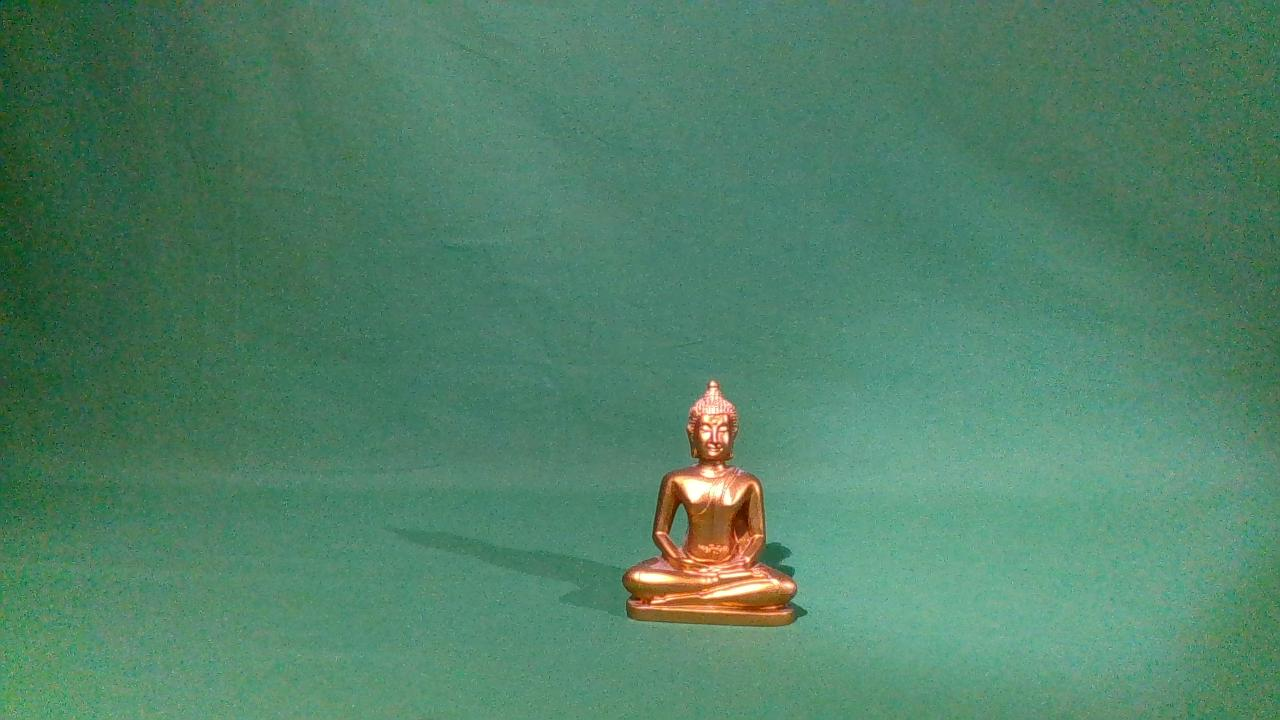
#> input picture images/buddha_colour.jpeg, 1280 x 720 px; its folder holds only this picture in this run
$ jupyter execute --allow-errors q4.ipynb
#> lines starting #> are read from the running program, lines starting #| are printed output that depends on the picture
# Augmentation Techniques from Scratch

[cell 1]
import os
import numpy as np
import cv2
from scipy.stats import pearsonr

## Defining the Techniques

### Saturation

[cell 2]
def adjust_saturation(image, saturation_factor):
    hsv_image = cv2.cvtColor(image, cv2.COLOR_BGR2HSV)
    hsv_image = hsv_image.astype(np.float32)
    h, s, v = cv2.split(hsv_image)
    s *= saturation_factor
    s = np.clip(s, 0, 255)
    hsv_image = cv2.merge([h, s, v])
    hsv_image = hsv_image.astype(np.uint8)
    adjusted_image = cv2.cvtColor(hsv_image, cv2.COLOR_HSV2BGR)

    return adjusted_image

### Contrast

[cell 3]

def adjust_contrast(image, factor):
    f_image = image.astype(np.float32)
    mean = np.mean(f_image, axis=(0, 1), keepdims=True)
    adjusted_image = mean + factor * (f_image - mean)
    adjusted_image = np.clip(adjusted_image, 0, 255).astype(np.uint8)

    return adjusted_image

### Brightness

[cell 4]
def adjust_brightness(image, brightness_factor):
    hsv_image = cv2.cvtColor(image, cv2.COLOR_BGR2HSV)
    h, s, v = cv2.split(hsv_image)
    v = np.clip(v * brightness_factor, 0, 255).astype(np.uint8)
    adjusted_hsv_image = cv2.merge([h, s, v])
    adjusted_image = cv2.cvtColor(adjusted_hsv_image, cv2.COLOR_HSV2BGR)

    return adjusted_image

### Flipping

[cell 5]
def flip_image(image, flip_type='horizontal'):
    if flip_type == 'horizontal':
        flipped_image = cv2.flip(image, 1)
    elif flip_type == 'vertical':
        flipped_image = cv2.flip(image, 0)
    else:
        raise ValueError("Invalid flip_type. Choose from 'horizontal' or 'vertical'.")

    return flipped_image

### Rotation

[cell 6]
def rotate_image(image, angle):
    original_height, original_width = image.shape[:2]
    center = (original_width // 2, original_height // 2)
    rotation_matrix = cv2.getRotationMatrix2D(center, angle, 1.0)
    rotated_image = cv2.warpAffine(image, rotation_matrix, (original_width, original_height))

    return rotated_image

### Translation

[cell 7]
def translate_image(image, tx, ty):
    original_height, original_width = image.shape[:2]
    translation_matrix = np.float32([[1, 0, tx], [0, 1, ty]])
    translated_image = cv2.warpAffine(image, translation_matrix, (original_width, original_height))

    return translated_image

## Applying Transformations

[cell 8]
def save_image(image, original_name, suffix, output_dir):
    base_name, ext = os.path.splitext(original_name)
    new_name = f"{base_name}_{suffix}{ext}"
    cv2.imwrite(os.path.join(output_dir, new_name), image)

input_dir = '../images'
output_dir = 'augmented_images'

image_files = [f for f in os.listdir(input_dir) if f.endswith(('.jpeg'))]

for image_file in image_files:
    image_path = os.path.join(input_dir, image_file)
    pixels = cv2.imread(image_path)
#> pixels is the input picture: shape (720, 1280, 3); mean B, G, R 104.2, 130.4, 80.6
    transformed_images = {}

    # Transformations
    transformed_images['saturated_0.5'] = adjust_saturation(pixels, 0.5)
#> in adjust_saturation, `hsv_image = cv2.cvtColor(image, cv2.COLOR_BGR2HSV)`: hsv_image: shape (720, 1280, 3); mean H, S, V 73.5, 104.9, 131.8
#> in adjust_saturation, `hsv_image = hsv_image.astype(np.float32)`: hsv_image: shape (720, 1280, 3) float32; mean H, S, V 73.4, 104.9, 131.8
#> in adjust_saturation, `hsv_image = cv2.merge([h, s, v])`: hsv_image: shape (720, 1280, 3) float32; mean H, S, V 73.4, 52.5, 131.8
#> in adjust_saturation, `hsv_image = hsv_image.astype(np.uint8)`: hsv_image: shape (720, 1280, 3); mean H, S, V 73.5, 52.2, 131.8
    transformed_images['saturated_1.5'] = adjust_saturation(pixels, 1.5)
#> in adjust_saturation (call 2), `hsv_image = cv2.merge([h, s, v])`: hsv_image: shape (720, 1280, 3) float32; mean H, S, V 73.4, 156.8, 131.8
#> in adjust_saturation (call 2), `hsv_image = hsv_image.astype(np.uint8)`: hsv_image: shape (720, 1280, 3); mean H, S, V 73.5, 156.6, 131.8
    transformed_images['flipped_horizontal'] = flip_image(pixels, 'horizontal')
    transformed_images['flipped_vertical'] = flip_image(pixels, 'vertical')
#> call 2 of flip_image, with flip_type = 'vertical'
#> in flip_image (call 2), `flipped_image = cv2.flip(image, 0)`:
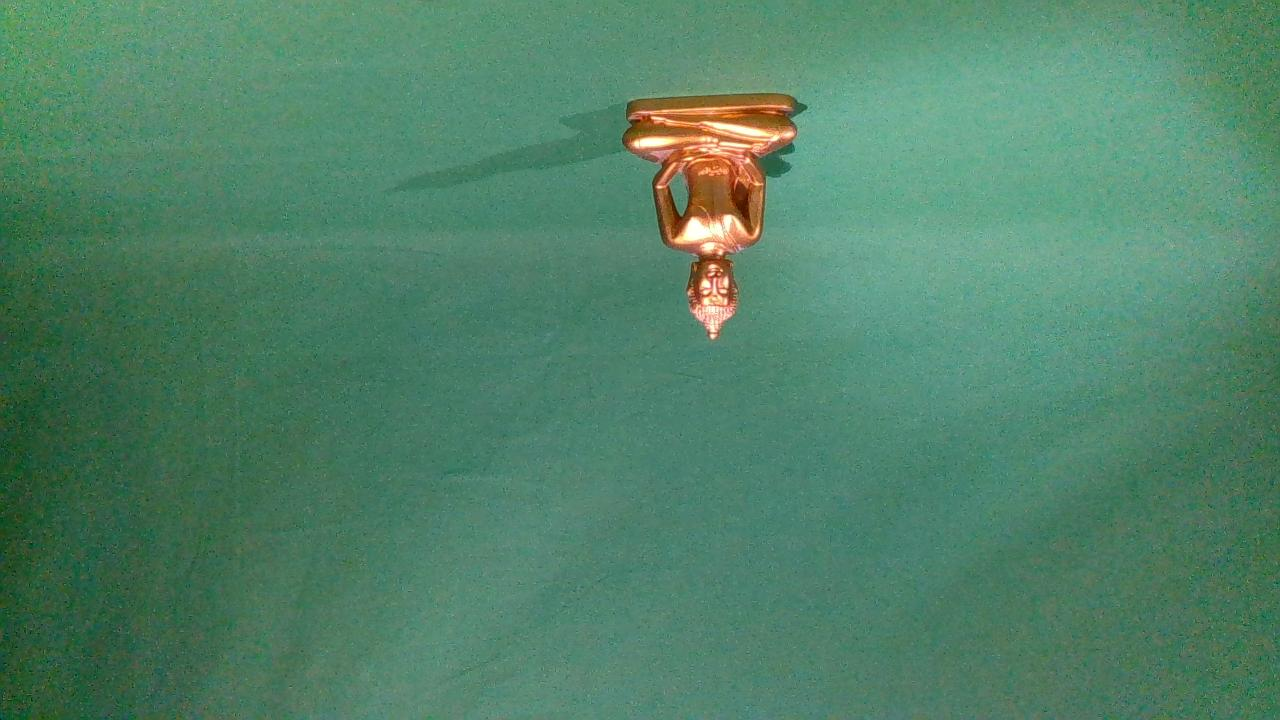
#> flipped_image: shape (720, 1280, 3); mean B, G, R 104.2, 130.4, 80.6
    transformed_images['contrast_0.5'] = adjust_contrast(pixels, 0.5)
#> in adjust_contrast, `mean = np.mean(f_image, axis=(0, 1), keepdims=True)`: mean = [[104.2, 130.4, 80.62]]
    transformed_images['contrast_2.0'] = adjust_contrast(pixels, 2.0)
    transformed_images['translated_10_20'] = translate_image(pixels, 10, 20)
    transformed_images['translated_30_50'] = translate_image(pixels, 30, 50)
    transformed_images['brightened_0.5'] = adjust_brightness(pixels, 0.5)
#> in adjust_brightness, `adjusted_hsv_image = cv2.merge([h, s, v])`: adjusted_hsv_image: shape (720, 1280, 3); mean H, S, V 73.5, 104.9, 65.6
    transformed_images['brightened_2.0'] = adjust_brightness(pixels, 2.0)
#> call 2 of adjust_brightness, with brightness_factor = 2
#> in adjust_brightness (call 2), `v = np.clip(v * brightness_factor, 0, 255).astype(np.uint8)`:
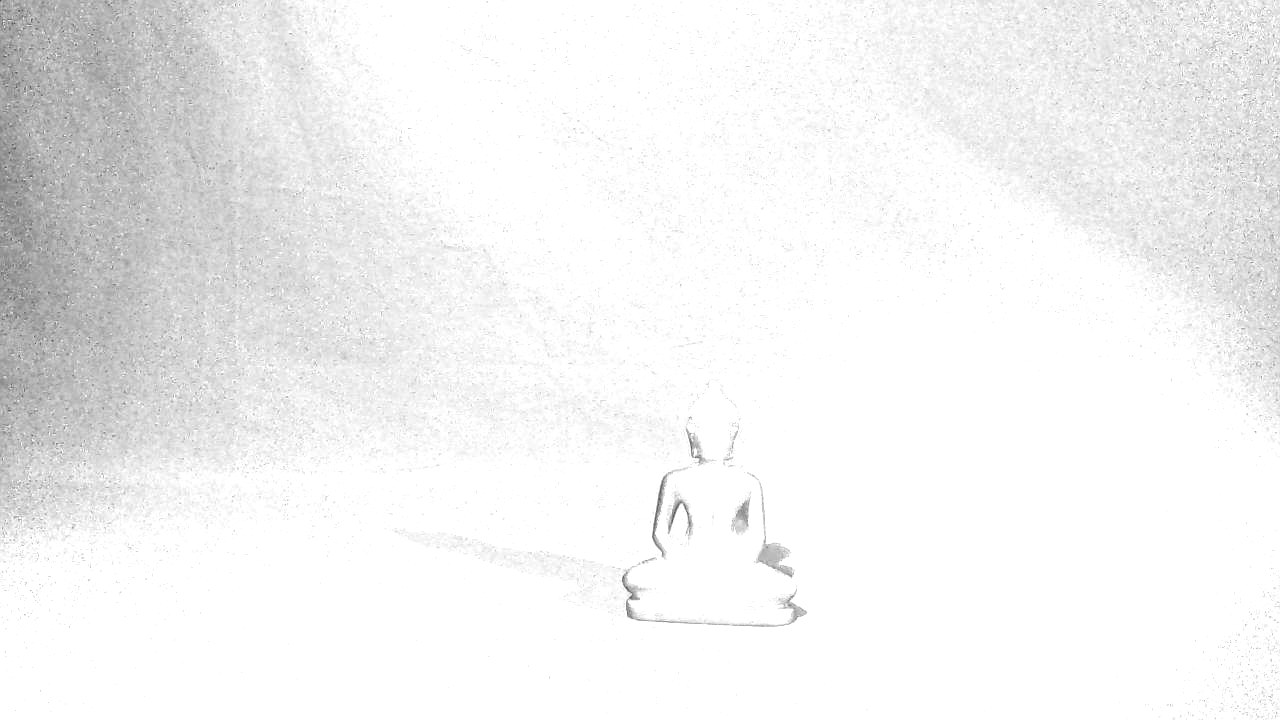
#> v: shape (720, 1280); min 78, max 255, mean 242.2
#> in adjust_brightness (call 2), `adjusted_hsv_image = cv2.merge([h, s, v])`: adjusted_hsv_image: shape (720, 1280, 3); mean H, S, V 73.5, 104.9, 242.2
#> in adjust_brightness (call 2), `adjusted_image = cv2.cvtColor(adjusted_hsv_image, cv2.COLOR_HSV2BGR)`:
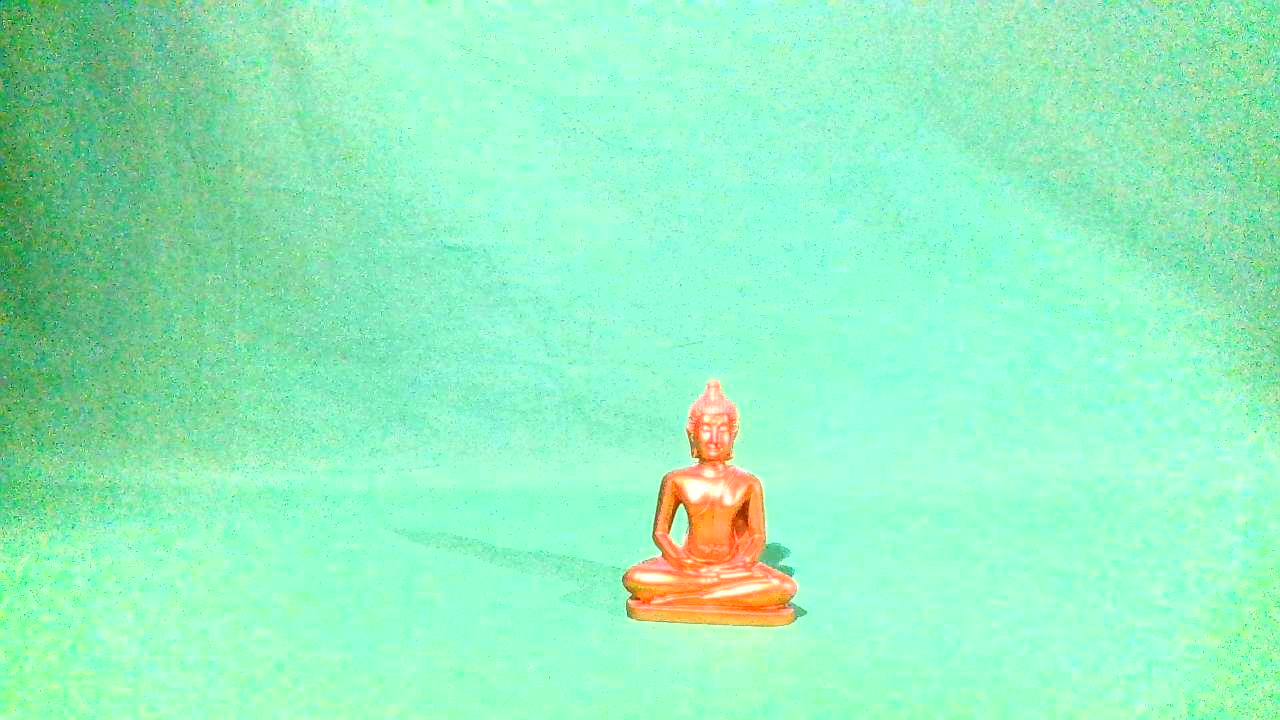
#> adjusted_image: shape (720, 1280, 3); mean B, G, R 191.2, 240.2, 146.2
    transformed_images['rotated_90'] = rotate_image(pixels, 90)
    transformed_images['rotated_180'] = rotate_image(pixels, 180)
#> call 2 of rotate_image, with angle = 180
#> in rotate_image (call 2), `rotated_image = cv2.warpAffine(image, rotation_matrix, (original_width..`:
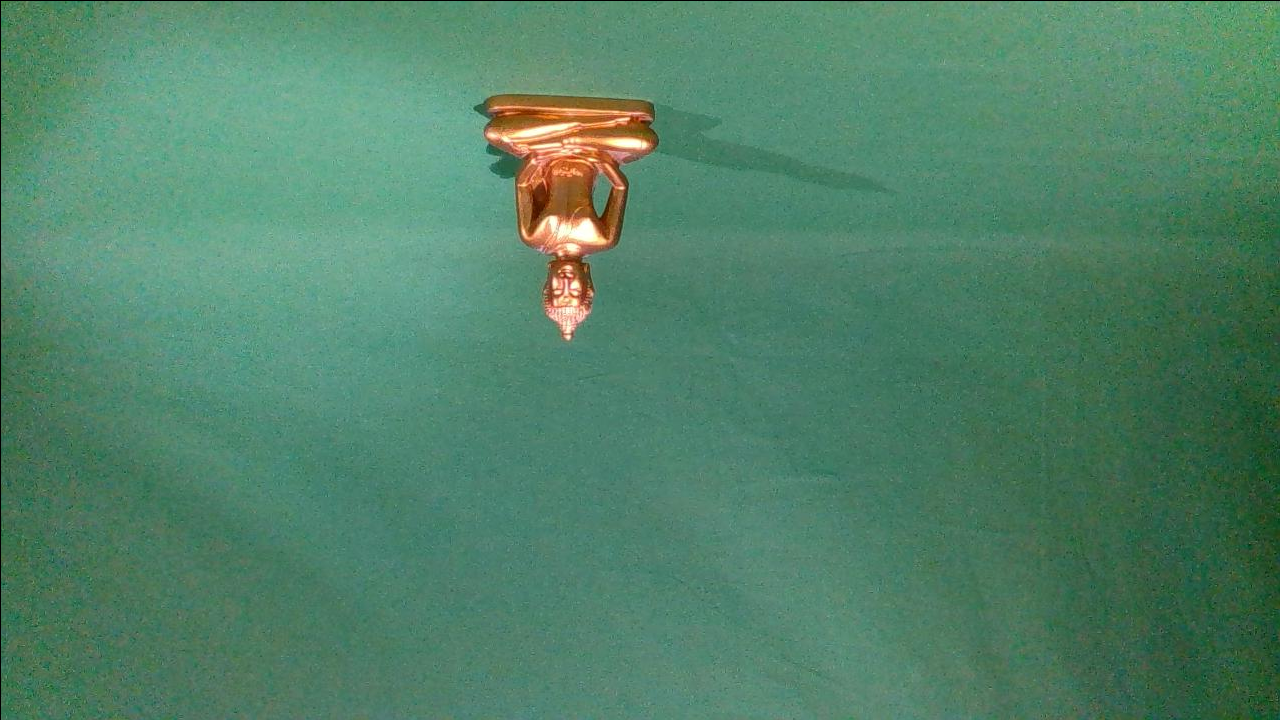
#> rotated_image: shape (720, 1280, 3); mean B, G, R 104, 130.1, 80.5

    for suffix, transformed_image in transformed_images.items():
        save_image(transformed_image, image_file, suffix, output_dir)
#> this loop made 12 passes
#> (suffix, new_name in save_image) on passes 1 to 11: ('saturated_0.5', 'buddha_colour_saturated_0.5.jpeg'), ('saturated_1.5', 'buddha_colour_saturated_1.5.jpeg'), ('flipped_horizontal', 'buddha_colour_flipped_horizontal.jpeg'), ('flipped_vertical', 'buddha_colour_flipped_vertical.jpeg'), ('contrast_0.5', 'buddha_colour_contrast_0.5.jpeg'), ('contrast_2.0', 'buddha_colour_contrast_2.0.jpeg'), ('translated_10_20', 'buddha_colour_translated_10_20.jpeg'), ('translated_30_50', 'buddha_colour_translated_30_50.jpeg'), ('brightened_0.5', 'buddha_colour_brightened_0.5.jpeg'), ('brightened_2.0', 'buddha_colour_brightened_2.0.jpeg'), ('rotated_90', 'buddha_colour_rotated_90.jpeg')
